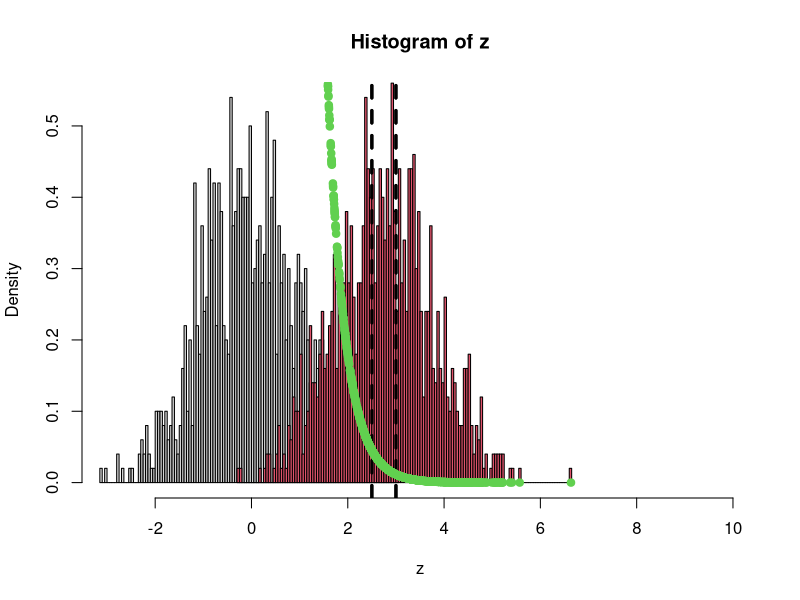
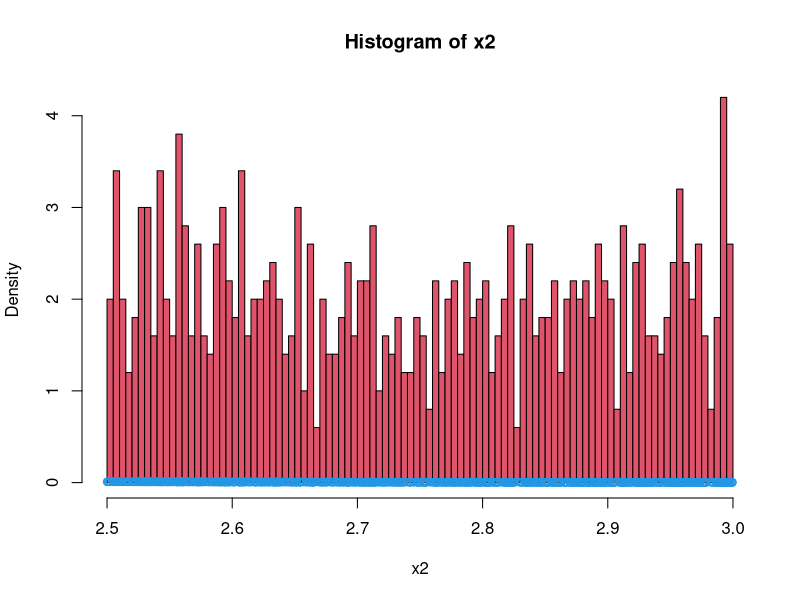
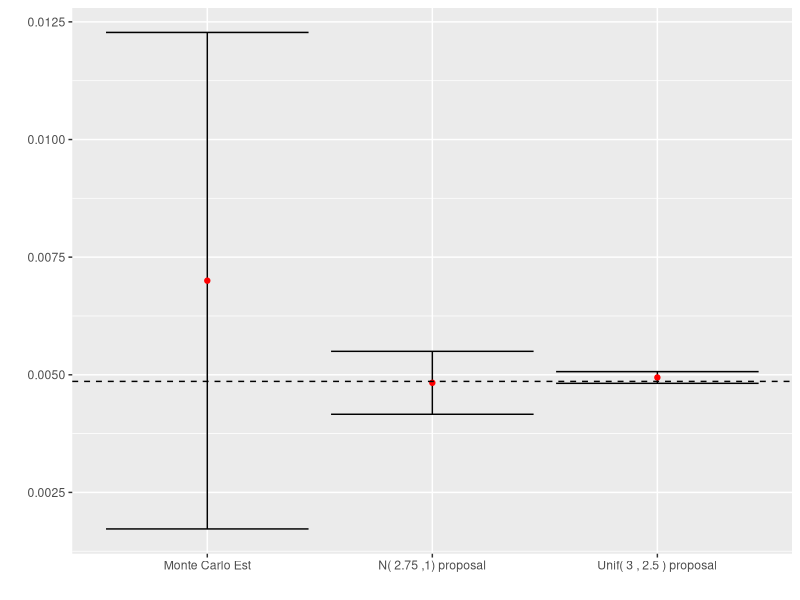
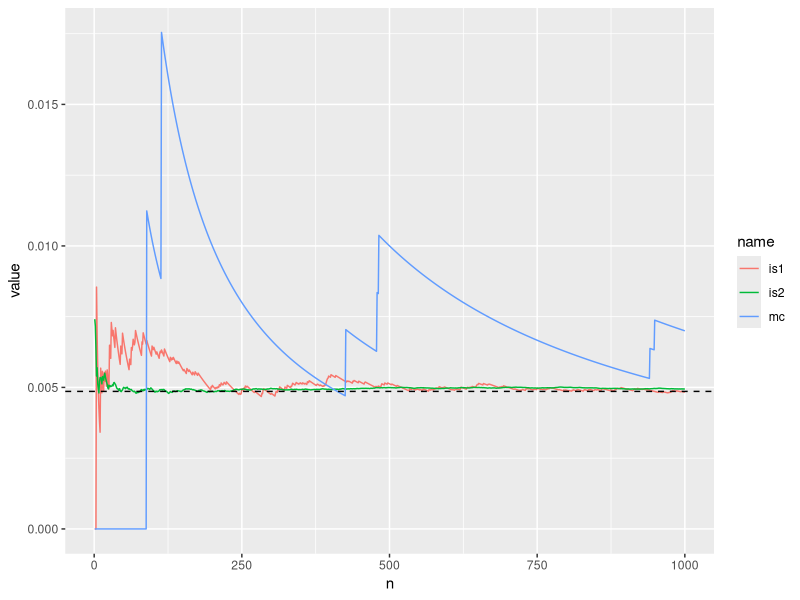
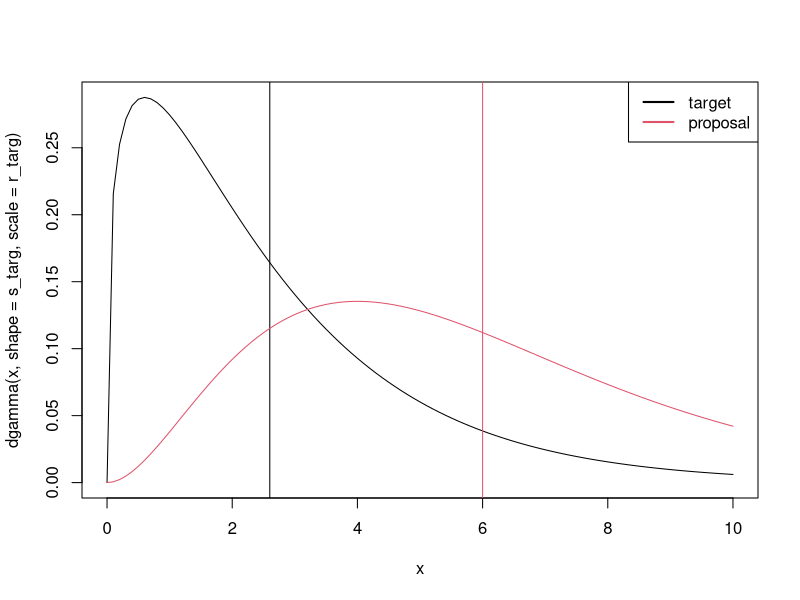
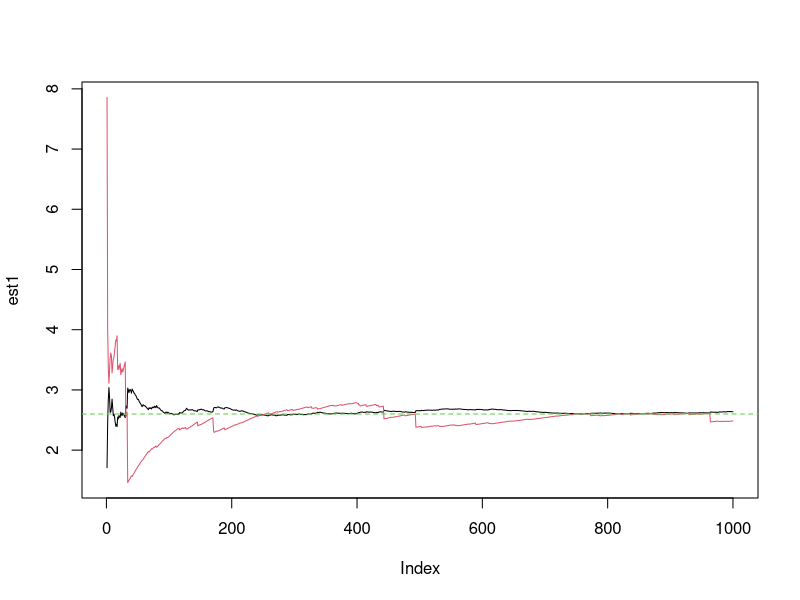
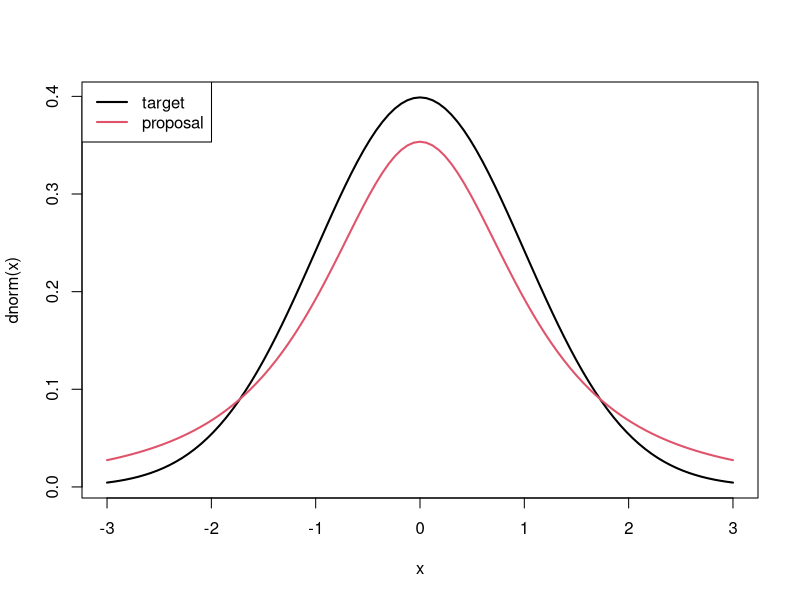
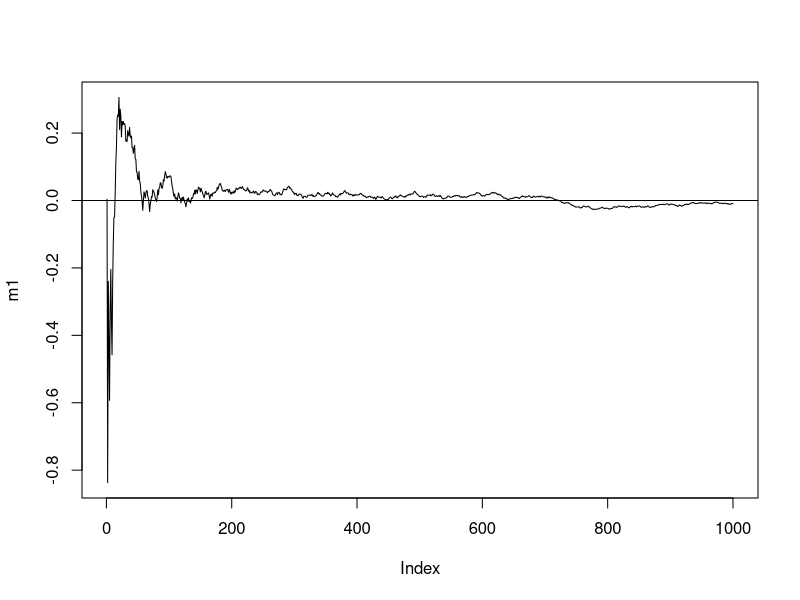

These figures' R source, in order:
## ESTIMATION OF RARE EVENTS

#### We want to estimate P(X%in%[2,2.5]) when X comes from
#### a N(0,1) distribution

### We use monte carlo estimation
### and importance sampling with two different proposals g(x)

## set the limits of the interval i want to estimate the probability
lo = 2.5
up = 3

## True value the probability
## I can compute it analytically!!
true_value = pnorm(up, 0, 1) - pnorm(lo, 0, 1)
true_value

res = matrix(NA, 4, 2)
res[1,1] = true_value
## Define the indicator function for the chosen interval
## this is the function that is called h(x) in the slides
Ind =  function(x, m1 = lo, m2 = up)
  {
    return(x>=m1 & x<=m2)
  }

## set the number of samples
nsamples = n =1000


## Monte Carlo Estimate of the probability
z = rnorm(nsamples)
MC_est = mean(Ind(z))
MC_est_var = var(Ind(z)) / n
res[2,] = c(MC_est, MC_est_var)

par(mfrow=c(1,1))
hist(z, freq =F, xlim = c(-3,10), n = 100)
abline(v = c(lo,up), lty=2, lwd = 3)


## IS with normal proposal centered at the middle of the interval
# sample from the proposal
sd_proposal = 1
x1 = rnorm(nsamples, mean = (up+lo)/2, sd = sd_proposal)
# compute the importance weights
w1 = dnorm(x1)/dnorm(x1, mean = (up+lo)/2, sd = sd_proposal) 

hist(x1, col = 2, freq = F, add = T, n = 100, alpha = 0.4)
abline(v = c(lo,up), lty=2, lwd = 3)

points(x1,w1, col = 3, pch = 19)
IS_est1 = mean(w1*Ind(x1))
IS_est1_var = var(w1*Ind(x1)) / n
res[3,] = c(IS_est1, IS_est1_var)


#curve(dnorm(x, mean  = 0, sd = 1, log = T), from = -1, to  = 6)
#curve(dnorm(x, mean = 0, sd = 0.1, log = T), from = -1, to  = 6, col = 2, add = T)

IS_est1b = sum(w1 * Ind(w1)) / sum(w1)


## IS with uniform proposal


## NB: here we cannot use the self-normalizing form because it requires that the proposal is positive 
## everywhere where the target density is positive
## the normal form of the IS estimator requires only that g(x)>0 where h(x)f(x)>0

x2 = runif(nsamples, min = lo, max = up)
w2 = dnorm(x2)/dunif(x2, min = lo, max = up) 

hist(x2, col = 2, freq = F,  n = 100, alpha = 0.4)
points(x2,w2, col = 4)
IS_est2 = mean(w2*Ind(x2))
IS_est2_var =var(w2)/n
res[4,] = c(IS_est2, IS_est2_var)

library(tidyverse)

data.frame(model = c("Monte Carlo Est", paste("N(",(up+lo)/2, ",1) proposal" ), paste("Unif(",up,",",lo, ") proposal" )),
           mean = res[-1,1], sd =  sqrt(res[-1,2])) %>%
  mutate(lower = mean-2*sd, upper = mean+2*sd) %>%
  ggplot() + geom_errorbar(aes(x = model, ymin = lower, ymax = upper)) +
  geom_point(aes(x = model, y = mean), color = "red") +
  geom_hline(yintercept = res[1,1], lty = 2) + 
  xlab("") + ylab("")




## Look at the convergence of the estimators
mc = cumsum(Ind(z))/1:nsamples
is1 = cumsum(Ind(x1)*w1)/1:nsamples
is_prop = cumsum(Ind(x2)*w2)/1:nsamples

data.frame(mc = mc,
           is1 = is1,
           is2 = is_prop,
           n = seq_along(mc)) %>%
  pivot_longer(-n) %>%
  ggplot()+geom_line(aes(x = n, y = value,group = name, color = name))+
geom_hline(yintercept = res[1,1], lty = 2) 
  

#################EXAMPLE 2 #####################
##### change of parameters in gamma distribution

## parameters for the target gamma distribution
s_targ = 1.3
r_targ  = 2

## parameters from the proposal target distribution
s_prop = 3
r_prop = 2

curve(dgamma(x, shape = s_targ, scale = r_targ), from = 0, to = 10)
abline(v = s_targ*r_targ)
curve(dgamma(x, shape = s_prop, scale = r_prop), from = 0, to = 10, add = T, col = 2)
abline(v = s_prop*r_prop, col = 2)
legend("topright", lwd = 2, col = c(1,2), c("target", "proposal"))


## simulate from the proposal distribution
nsamples = 1000
x1 = rgamma(nsamples, shape = s_prop, scale = r_prop) 

## compute the importance weights
lw1 = dgamma(x1, shape = s_targ, scale = r_targ, log = T) - 
  dgamma(x1, shape = s_prop, scale = r_prop, log = T) # w = f(x)/g(x)
## standard Importance estimator
est1 = cumsum(x1 * exp(lw1))/1:nsamples

## self-normalizinf importance estimator
est2 = cumsum(x1 * exp(lw1))/cumsum( exp(lw1))
plot(est1, type="l", ylim=range(c(est1, est2)))
lines(est2, type="l", col = 2)
abline(h = s_targ*r_targ, lty = 2, col = 3)


#### EXAMPLE 3 ######################### 
## target N(0,1)
## proposal t(3)
library(zoo)

df = 2
curve(dnorm(x), from = -3, to = 3, lwd =  2)
curve(dt(x, df = df), from = -3, to = 3, add=T, col = 2, lwd = 2)
legend("topleft", lwd = 2, col = c(1,2), c("target", "proposal"))

nsamples = 1000
x1 = rt(nsamples, df = df)
w1 = dnorm(x1)/dt(x1,df=df)
m1 = cumsum(x1*w1)/1:nsamples
plot(m1, type = "l")
abline(h=0)

curve(dnorm(x)/dt(x,df=df), from = -5, to = 5)


## 
## target t(3)
## proposal N(0,1) ns
set.seed(1545212)
nsamples = 10000
x2 = rnorm(nsamples)
w2 = dt(x2,df=2)/dnorm(x2)
plot(cumsum(x2*w2)/1:nsamples, type = "l")
abline(h=0, col = 2)

plot(w2)
curve(dnorm(x), from = -5, to = 5)
curve(dt(x, df = df), from = -5, to = 5, add=T, col = 2)

curve(dt(x,df=df)/dnorm(x), from = -5, to = 5)

